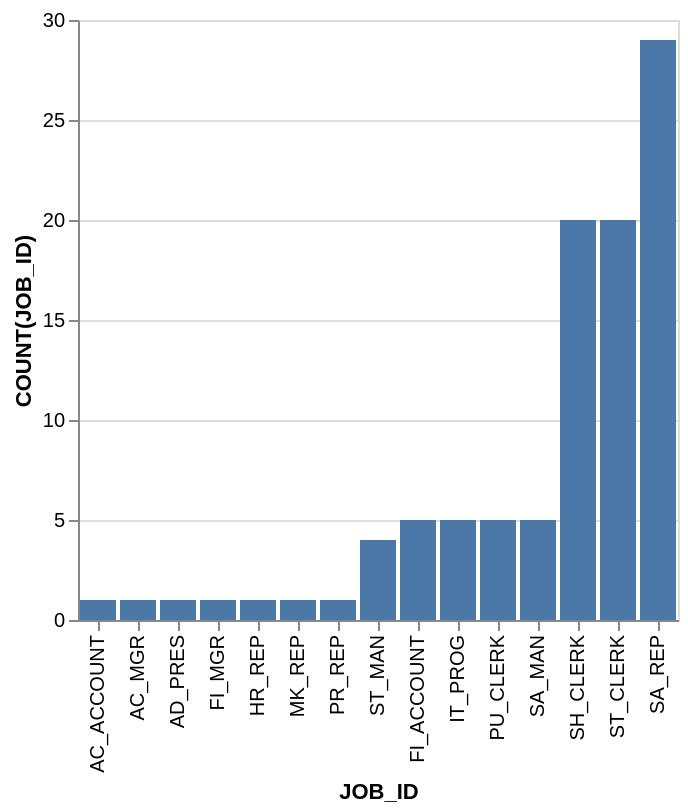

Specify this chart in Vega-Lite:
### Vega-Lite specification from a JSON file in a GitHub repository (floating-point values rounded to 4 significant figures)
{"data": {"values": [{"x_data": "AC_ACCOUNT", "y_data": 1}, {"x_data": "AC_MGR", "y_data": 1}, {"x_data": "AD_PRES", "y_data": 1}, {"x_data": "FI_MGR", "y_data": 1}, {"x_data": "HR_REP", "y_data": 1}, {"x_data": "MK_REP", "y_data": 1}, {"x_data": "PR_REP", "y_data": 1}, {"x_data": "ST_MAN", "y_data": 4}, {"x_data": "FI_ACCOUNT", "y_data": 5}, {"x_data": "IT_PROG", "y_data": 5}, {"x_data": "PU_CLERK", "y_data": 5}, {"x_data": "SA_MAN", "y_data": 5}, {"x_data": "SH_CLERK", "y_data": 20}, {"x_data": "ST_CLERK", "y_data": 20}, {"x_data": "SA_REP", "y_data": 29}]}, "mark": "bar", "encoding": {"x": {"field": "x_data", "type": "nominal", "title": "JOB_ID", "sort": {"op": "sum", "field": "y_data", "order": "ascending"}}, "y": {"field": "y_data", "type": "quantitative", "title": "COUNT(JOB_ID)"}}}
